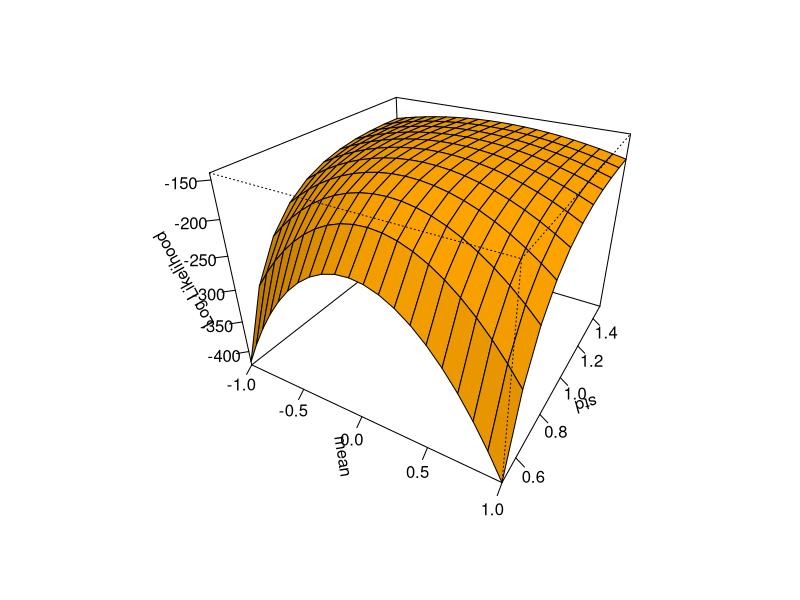

The R source for this figure:
library(ggplot2)
normal_LL <- function(mean,std) {
	# LL: Log of likelihood of a normal distribution,
    # x - set of observations. Should be initialized before MLE
  LL <- 0
  for (xi in x){
    LL <- LL-0.5*log(2*pi)-log(std)-0.5*((xi-mean)/std)^2
  }
  LL
}
mean <- seq(-1, 1, by = 0.1)
std  <- seq(0.5, 1.5, by = 0.1)
x <- c(-1.5500993581239009,0.26468149989926065,0.9684286980656206,-0.114830153636738,-0.055864075673506215,-0.32710700289800376,-0.61683787553003,-0.6911090575847681,0.24933672561485842,2.2446543586007532,-1.1496536827873336,0.04104116211828342,-1.0290746633760386,1.06469727826486,0.07553396414573306,0.42923821131486,0.46070241679420204,-2.204436603203656,1.1490233129648806,1.0019881604710652,1.1499114395044834,-1.0926390535889525,-0.11279985984357896,0.31407649980414687,-0.19484839966840625,-1.3046406050208645,0.050285659841548126,-1.5560862821614176,-0.6377074270371188,2.2825904746796346,1.719369932893052,0.04583748722068449,-0.38309838386878087,-1.4245553754879445,0.3020515665173865,-0.12034408831914832,-0.6840509179703917,0.9146786134357426,0.18424903846652974,0.13420633451982875,0.15585694688951435,-0.3152627571567933,0.34251078523243833,1.1961125181785466,0.13449174096616878,-0.7183992820368199,-1.0176809381208292,-0.17410325783516467,-1.6890010345349928,-0.3283737989035782,0.7866426669012354,0.057306113252123,-0.8256571168744793,-0.5763722964169053,0.7606887830124507,0.08127801453672137,0.2557409417346105,-0.21281231161295788,0.23076763832924757,-1.883355668947223,-0.7049551820800899,1.8133040475936364,0.36821535535496736,-0.25341438840394387,0.3672432241348801,1.2373695433235634,2.024829442607309,-0.2759204349435758,-0.9069322673299439,0.24838918074746413,0.6876708138768954,-0.36722059438204413,0.3780616152887827,1.1083456358108876,0.9635666906916741,-0.9710730878889409,-0.005497340533313015,-0.5730749975033729,-0.037203218551482384,0.6302136846808888,2.3124011939619433,-0.6130638986943774,-1.2266760193327282,-1.1275203682857795,-0.10775477768359597,0.1867597135617839,-2.8910883145026935,-1.2977604272065433,-0.2572386026785782,0.31881101346329777,-1.1193217066655947,1.708490908721545,1.6931917465792092,-0.4497091122380026,-0.583491774632498,-1.7137673139758258,0.4180811343424972,1.4606795933221606,0.1145022994032574,0.690460734352017)
z <- outer(mean, std, normal_LL)  ## evaluation on grid; obtain a matrix `z`
persp(mean, std, z, xlim=range(mean), ylim=range(std), zlim= range(z),
	  xlab="mean", ylab="std", zlab="Log Likelihood",
	  ltheta=45, lphi=60, r=2, expand=0.75, theta=30, phi=30,
	  ticktype="detailed", col="orange", shade=0.75)

par<- which(z == max(z), arr.ind = TRUE)
EstPar <- c(mean[par[1]],std[par[2]])
Max_LL <- max(z)
sprintf("Max_LL=%7.2f belongs to Est.mean=%3.1f and Est.std=%3.1f", Max_LL, EstPar[1],EstPar[2])
sprintf("Open the below pdf and look at the generated plot")
